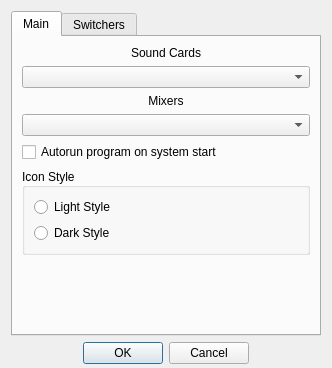
<?xml version="1.0" encoding="UTF-8"?>
<ui version="4.0">
 <class>SettingsDialog</class>
 <widget class="QDialog" name="SettingsDialog">
  <property name="geometry">
   <rect>
    <x>0</x>
    <y>0</y>
    <width>332</width>
    <height>368</height>
   </rect>
  </property>
  <property name="sizePolicy">
   <sizepolicy hsizetype="Minimum" vsizetype="Minimum">
    <horstretch>0</horstretch>
    <verstretch>0</verstretch>
   </sizepolicy>
  </property>
  <property name="windowTitle">
   <string>Dialog</string>
  </property>
  <property name="sizeGripEnabled">
   <bool>false</bool>
  </property>
  <layout class="QVBoxLayout" name="verticalLayout_2">
   <property name="bottomMargin">
    <number>4</number>
   </property>
   <item>
    <layout class="QVBoxLayout" name="verticalLayout_5">
     <item>
      <widget class="QTabWidget" name="tabWidget">
       <property name="font">
        <font>
         <weight>50</weight>
         <bold>false</bold>
        </font>
       </property>
       <property name="currentIndex">
        <number>0</number>
       </property>
       <property name="documentMode">
        <bool>false</bool>
       </property>
       <widget class="QWidget" name="tab">
        <property name="font">
         <font>
          <weight>50</weight>
          <bold>false</bold>
         </font>
        </property>
        <attribute name="title">
         <string>Main</string>
        </attribute>
        <layout class="QVBoxLayout" name="verticalLayout">
         <item>
          <widget class="QLabel" name="label">
           <property name="sizePolicy">
            <sizepolicy hsizetype="Preferred" vsizetype="Preferred">
             <horstretch>0</horstretch>
             <verstretch>0</verstretch>
            </sizepolicy>
           </property>
           <property name="text">
            <string>Sound Cards</string>
           </property>
           <property name="scaledContents">
            <bool>true</bool>
           </property>
           <property name="alignment">
            <set>Qt::AlignCenter</set>
           </property>
          </widget>
         </item>
         <item>
          <widget class="QComboBox" name="cardBox">
           <property name="sizePolicy">
            <sizepolicy hsizetype="MinimumExpanding" vsizetype="Fixed">
             <horstretch>0</horstretch>
             <verstretch>0</verstretch>
            </sizepolicy>
           </property>
           <property name="toolTip">
            <string>&lt;html&gt;&lt;head/&gt;&lt;body&gt;&lt;p&gt;Select Sound Card&lt;/p&gt;&lt;/body&gt;&lt;/html&gt;</string>
           </property>
          </widget>
         </item>
         <item>
          <widget class="QLabel" name="label_2">
           <property name="text">
            <string>Mixers</string>
           </property>
           <property name="alignment">
            <set>Qt::AlignCenter</set>
           </property>
          </widget>
         </item>
         <item>
          <widget class="QComboBox" name="mixerBox">
           <property name="sizePolicy">
            <sizepolicy hsizetype="MinimumExpanding" vsizetype="Fixed">
             <horstretch>0</horstretch>
             <verstretch>0</verstretch>
            </sizepolicy>
           </property>
           <property name="toolTip">
            <string>&lt;html&gt;&lt;head/&gt;&lt;body&gt;&lt;p&gt;Select Mixer&lt;/p&gt;&lt;/body&gt;&lt;/html&gt;</string>
           </property>
          </widget>
         </item>
         <item>
          <widget class="QCheckBox" name="isAutorun">
           <property name="sizePolicy">
            <sizepolicy hsizetype="Preferred" vsizetype="Fixed">
             <horstretch>0</horstretch>
             <verstretch>0</verstretch>
            </sizepolicy>
           </property>
           <property name="text">
            <string>Autorun program on system start</string>
           </property>
          </widget>
         </item>
         <item>
          <widget class="QGroupBox" name="groupBox">
           <property name="title">
            <string>Icon Style</string>
           </property>
           <property name="alignment">
            <set>Qt::AlignLeading|Qt::AlignLeft|Qt::AlignVCenter</set>
           </property>
           <property name="flat">
            <bool>false</bool>
           </property>
           <property name="checkable">
            <bool>false</bool>
           </property>
           <layout class="QVBoxLayout" name="verticalLayout_6">
            <item>
             <widget class="QRadioButton" name="lightRadio">
              <property name="sizePolicy">
               <sizepolicy hsizetype="MinimumExpanding" vsizetype="Fixed">
                <horstretch>0</horstretch>
                <verstretch>0</verstretch>
               </sizepolicy>
              </property>
              <property name="toolTip">
               <string>&lt;html&gt;&lt;head/&gt;&lt;body&gt;&lt;p&gt;Light style of tray icon&lt;/p&gt;&lt;/body&gt;&lt;/html&gt;</string>
              </property>
              <property name="text">
               <string>Light Style</string>
              </property>
              <property name="autoExclusive">
               <bool>true</bool>
              </property>
             </widget>
            </item>
            <item>
             <widget class="QRadioButton" name="darkRadio">
              <property name="sizePolicy">
               <sizepolicy hsizetype="MinimumExpanding" vsizetype="Fixed">
                <horstretch>0</horstretch>
                <verstretch>0</verstretch>
               </sizepolicy>
              </property>
              <property name="toolTip">
               <string>&lt;html&gt;&lt;head/&gt;&lt;body&gt;&lt;p&gt;Dark style of tray icon&lt;/p&gt;&lt;/body&gt;&lt;/html&gt;</string>
              </property>
              <property name="text">
               <string>Dark Style</string>
              </property>
             </widget>
            </item>
           </layout>
          </widget>
         </item>
         <item>
          <spacer name="verticalSpacer_2">
           <property name="orientation">
            <enum>Qt::Vertical</enum>
           </property>
           <property name="sizeHint" stdset="0">
            <size>
             <width>20</width>
             <height>86</height>
            </size>
           </property>
          </spacer>
         </item>
        </layout>
       </widget>
       <widget class="QWidget" name="tab_2">
        <attribute name="title">
         <string>Switchers</string>
        </attribute>
        <layout class="QVBoxLayout" name="verticalLayout_4">
         <item>
          <layout class="QVBoxLayout" name="verticalLayout_3"/>
         </item>
        </layout>
       </widget>
      </widget>
     </item>
     <item>
      <layout class="QHBoxLayout" name="horizontalLayout">
       <property name="sizeConstraint">
        <enum>QLayout::SetFixedSize</enum>
       </property>
       <item>
        <spacer name="horizontalSpacer_2">
         <property name="orientation">
          <enum>Qt::Horizontal</enum>
         </property>
         <property name="sizeHint" stdset="0">
          <size>
           <width>40</width>
           <height>20</height>
          </size>
         </property>
        </spacer>
       </item>
       <item>
        <widget class="QDialogButtonBox" name="buttonBox">
         <property name="orientation">
          <enum>Qt::Horizontal</enum>
         </property>
         <property name="standardButtons">
          <set>QDialogButtonBox::Cancel|QDialogButtonBox::Ok</set>
         </property>
         <property name="centerButtons">
          <bool>true</bool>
         </property>
        </widget>
       </item>
       <item>
        <spacer name="horizontalSpacer">
         <property name="orientation">
          <enum>Qt::Horizontal</enum>
         </property>
         <property name="sizeHint" stdset="0">
          <size>
           <width>40</width>
           <height>20</height>
          </size>
         </property>
        </spacer>
       </item>
      </layout>
     </item>
    </layout>
   </item>
  </layout>
 </widget>
 <resources/>
 <connections>
  <connection>
   <sender>buttonBox</sender>
   <signal>accepted()</signal>
   <receiver>SettingsDialog</receiver>
   <slot>accept()</slot>
   <hints>
    <hint type="sourcelabel">
     <x>248</x>
     <y>254</y>
    </hint>
    <hint type="destinationlabel">
     <x>157</x>
     <y>274</y>
    </hint>
   </hints>
  </connection>
  <connection>
   <sender>buttonBox</sender>
   <signal>rejected()</signal>
   <receiver>SettingsDialog</receiver>
   <slot>reject()</slot>
   <hints>
    <hint type="sourcelabel">
     <x>316</x>
     <y>260</y>
    </hint>
    <hint type="destinationlabel">
     <x>286</x>
     <y>274</y>
    </hint>
   </hints>
  </connection>
 </connections>
</ui>
